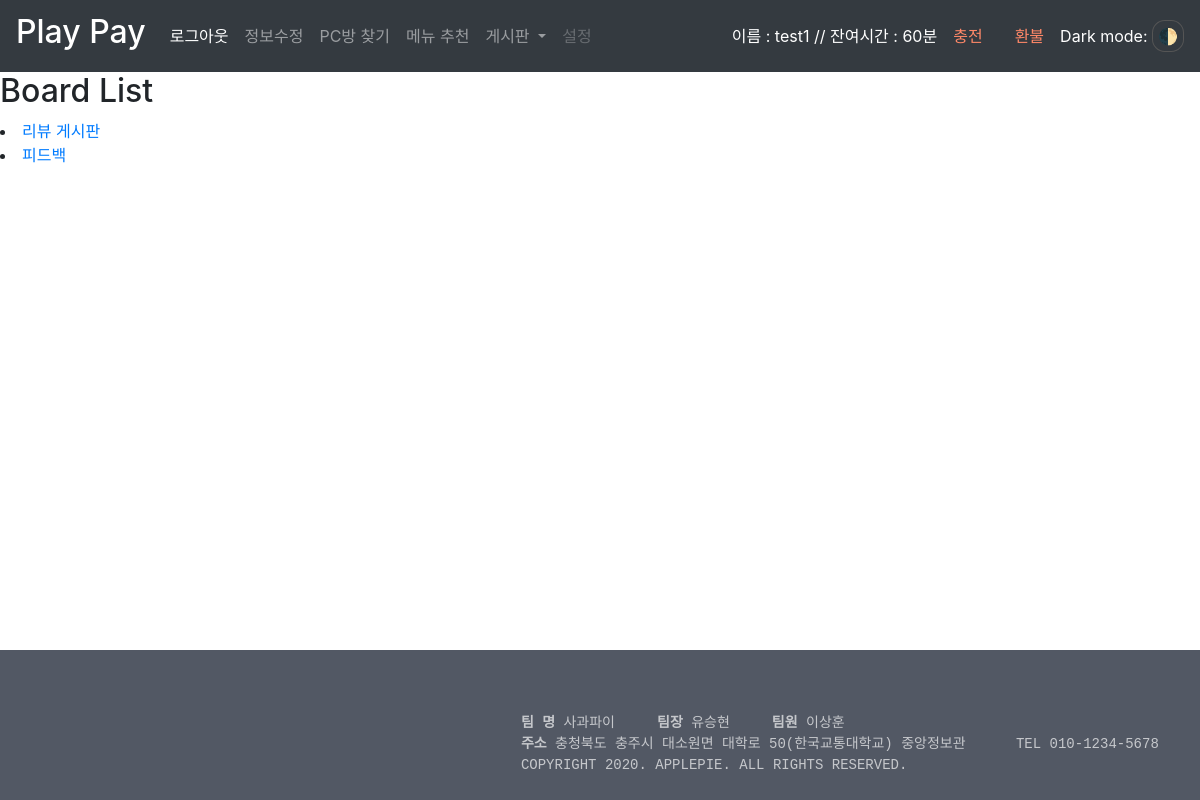
The page /board/ (signed in) on the database its author committed.
### Proj/models.py (models this page shows, shortened)
class User(models.Model):
    my_id = models.CharField(max_length=100, default='admin', primary_key=True)
    pw = models.CharField(max_length=100)
    name = models.CharField(max_length=100)
    ph = models.IntegerField(default=0)
    time = models.IntegerField(default=0)
    sex = models.IntegerField(default=0)
    region = models.IntegerField(default=0)
    avg_time = models.IntegerField(default=0)
    food_choice = models.IntegerField(default=0)
    age = models.IntegerField(default=20)

class Board(models.Model):
    boardnum = models.IntegerField(default=0, primary_key=True)
    title = models.CharField(max_length=100)

### Proj/views.py (the view)
# urls.py: path('board/', views.Boarding.as_view(), name='board'),
class Boarding(View):
    def get(self, request):
        if not request.session.get('login', False):
            return HttpResponseRedirect('/')
        val = request.session.get('my_id')
        userdata = User.objects.get(my_id = val)
        boarddata1 = Board.objects.all()
        return render(request, 'proj/board.html', {'userdata':userdata, 'boarddata':boarddata1})

### Proj/templates/Proj/board.html
{% extends "Proj/main.html" %}
{% block content %}
<h2>Board List</h2>
{% for board in boarddata %}
    <li><a href="{% url 'proj:contentlist' board.boardnum %}">{{ board.title }}</a></li>
{% endfor %}
{% endblock %}

### Proj/templates/Proj/base.html (shortened to what this page needs)
{% block title %}
  <link rel="stylesheet" href="https://maxcdn.bootstrapcdn.com/bootstrap/4.0.0-beta.2/css/bootstrap.min.css">
<nav class="navbar  navbar-expand-sm  bg-dark  navbar-dark">
  <a class="navbar-brand" href="/"><h2>Play Pay</h2></a>
  <div class="collapse navbar-collapse" id="navbarSupportedContent">
    <ul class="navbar-nav mr-auto">
    {% if not request.session.login %}
      <li class="nav-item active">
        <a class="nav-link" href={% url 'proj:login' %}>로그인 <span class="sr-only">(current)</span></a>
      </li>
    {% else %}
      <li class="nav-item active">
        <a class="nav-link" href={% url 'proj:logout' %}>로그아웃 <span class="sr-only">(current)</span></a>
      </li>
      <li class="nav-item">
        <a class="nav-link" href={% url 'proj:edit' %}>정보수정</a>
      </li>
    {% endif %}
      <li class="nav-item">
        <a class="nav-link" href={% url 'proj:pclist' %}>PC방 찾기</a>
      </li>
      <li class="nav-item">
        <a class="nav-link" href={% url 'proj:food' %}>메뉴 추천</a>
      </li>
<li class="nav-item dropdown">
        <a class="nav-link dropdown-toggle" href="#" id="navbarDropdownMenuLink" data-toggle="dropdown" aria-haspopup="true" aria-expanded="false">
          게시판
        </a>
      </li>
<li class="nav-item dropdown">
        <a class="nav-link disabled" href="#" id="navbarDropdownMenuLink" data-toggle="dropdown" aria-haspopup="true" aria-expanded="false">
         설정
        </a>
      </li>
    </ul>
    <form class="form-inline my-2 my-lg-0">
    <font color='white'>
    {% if request.session.name %}
    <a>이름 : {{ request.session.name }} //</a>
    {% else %}
    이름 : None //
    {% endif %}
    {% if request.session.time %}
    <a>잔여시간 : {{ request.session.time }}분</a>
    {% else %}
    <a>잔여시간 : None </a>
    {% endif %}
    </font>
    <a class="nav-link" href={% url 'proj:payment' %} style="color:#FF8868">충전</a>
    <a class="nav-link" href={% url 'proj:refund' %} style="color:#FF8868">환불</a>
    </form>
<head>
</head>
<body>
    <div class="mode">
        <ap>Dark mode: </ap><span class="change">🌓</span>
    </div>
</body>
</nav>
<div id="wrapper">
    <div id="footer"><pre>
    <div id="color">
                                                              <b>팀 명</b> 사과파이     <b>팀장</b> 유승현     <b>팀원</b> 이상훈
                                                              <b>주소</b> 충청북도 충주시 대소원면 대학로 50(한국교통대학교) 중앙정보관      TEL 010-1234-5678
                                                              COPYRIGHT 2020. APPLEPIE. ALL RIGHTS RESERVED.</div>
    </pre></div>
</div>
{% endblock %}
{% block content %}
{% endblock %}

### Proj/templates/Proj/base.html (style rules this page uses)
.mode { float:left; }
.change { cursor: pointer; border: 1px solid #555; border-radius: 40%; width: 20px; text-align: center; padding: 5px; margin-rights: 8px; }
ap { color: #ffffff; }
#footer { position:fixed; bottom:0; width:100%; height:150px; background-color:#525864; }
#color { color: #ffffffaa; }

### rows shown on the page
User: session.name "test1"
Board: title "리뷰 게시판"
Board: title "피드백"

### other values the page prints
{{ request.session.time }} "60"
